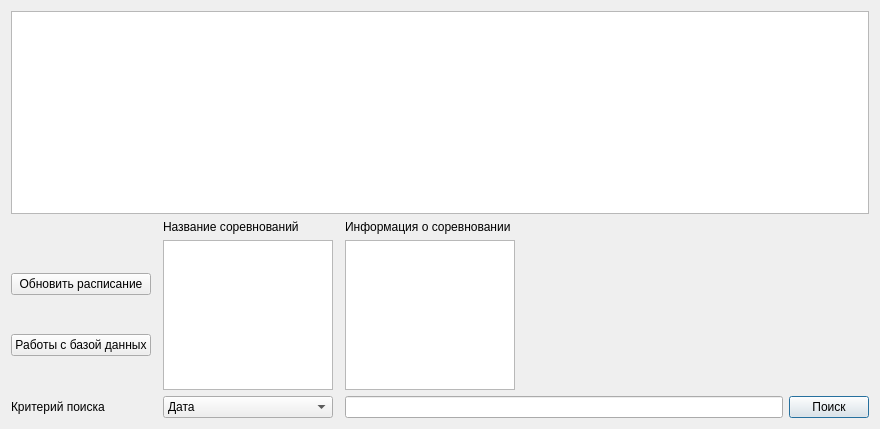
<?xml version="1.0" encoding="UTF-8"?>
<ui version="4.0">
 <class>pac</class>
 <widget class="QDialog" name="pac">
  <property name="geometry">
   <rect>
    <x>0</x>
    <y>0</y>
    <width>880</width>
    <height>429</height>
   </rect>
  </property>
  <property name="baseSize">
   <size>
    <width>0</width>
    <height>0</height>
   </size>
  </property>
  <property name="windowTitle">
   <string>Dialog</string>
  </property>
  <layout class="QGridLayout" name="gridLayout">
   <item row="6" column="2">
    <widget class="QComboBox" name="comboBox">
     <item>
      <property name="text">
       <string>Дата</string>
      </property>
     </item>
     <item>
      <property name="text">
       <string>Время</string>
      </property>
     </item>
     <item>
      <property name="text">
       <string>Город</string>
      </property>
     </item>
     <item>
      <property name="text">
       <string>Название соревнования</string>
      </property>
     </item>
     <item>
      <property name="text">
       <string>Вид спорта</string>
      </property>
     </item>
    </widget>
   </item>
   <item row="6" column="4">
    <widget class="QLineEdit" name="lineEdit"/>
   </item>
   <item row="6" column="5">
    <widget class="QPushButton" name="pushButton_2">
     <property name="text">
      <string>Поиск</string>
     </property>
    </widget>
   </item>
   <item row="6" column="0">
    <widget class="QLabel" name="label_3">
     <property name="text">
      <string>Критерий поиска</string>
     </property>
    </widget>
   </item>
   <item row="0" column="0" colspan="6">
    <widget class="QTableView" name="tableView">
     <property name="maximumSize">
      <size>
       <width>16777215</width>
       <height>16777215</height>
      </size>
     </property>
    </widget>
   </item>
   <item row="3" column="0">
    <layout class="QVBoxLayout" name="verticalLayout_2">
     <item>
      <widget class="QPushButton" name="pushButton_3">
       <property name="text">
        <string>Обновить расписание</string>
       </property>
      </widget>
     </item>
     <item>
      <widget class="QPushButton" name="pushButton">
       <property name="text">
        <string>Работы с базой данных</string>
       </property>
      </widget>
     </item>
    </layout>
   </item>
   <item row="3" column="4">
    <widget class="QListWidget" name="listWidget_2">
     <property name="maximumSize">
      <size>
       <width>170</width>
       <height>150</height>
      </size>
     </property>
    </widget>
   </item>
   <item row="2" column="4">
    <widget class="QLabel" name="label_2">
     <property name="text">
      <string>Информация о соревновании</string>
     </property>
    </widget>
   </item>
   <item row="2" column="2">
    <widget class="QLabel" name="label">
     <property name="text">
      <string>Название соревнований</string>
     </property>
    </widget>
   </item>
   <item row="3" column="2">
    <widget class="QListWidget" name="listWidget">
     <property name="maximumSize">
      <size>
       <width>170</width>
       <height>150</height>
      </size>
     </property>
    </widget>
   </item>
  </layout>
 </widget>
 <resources/>
 <connections/>
</ui>
